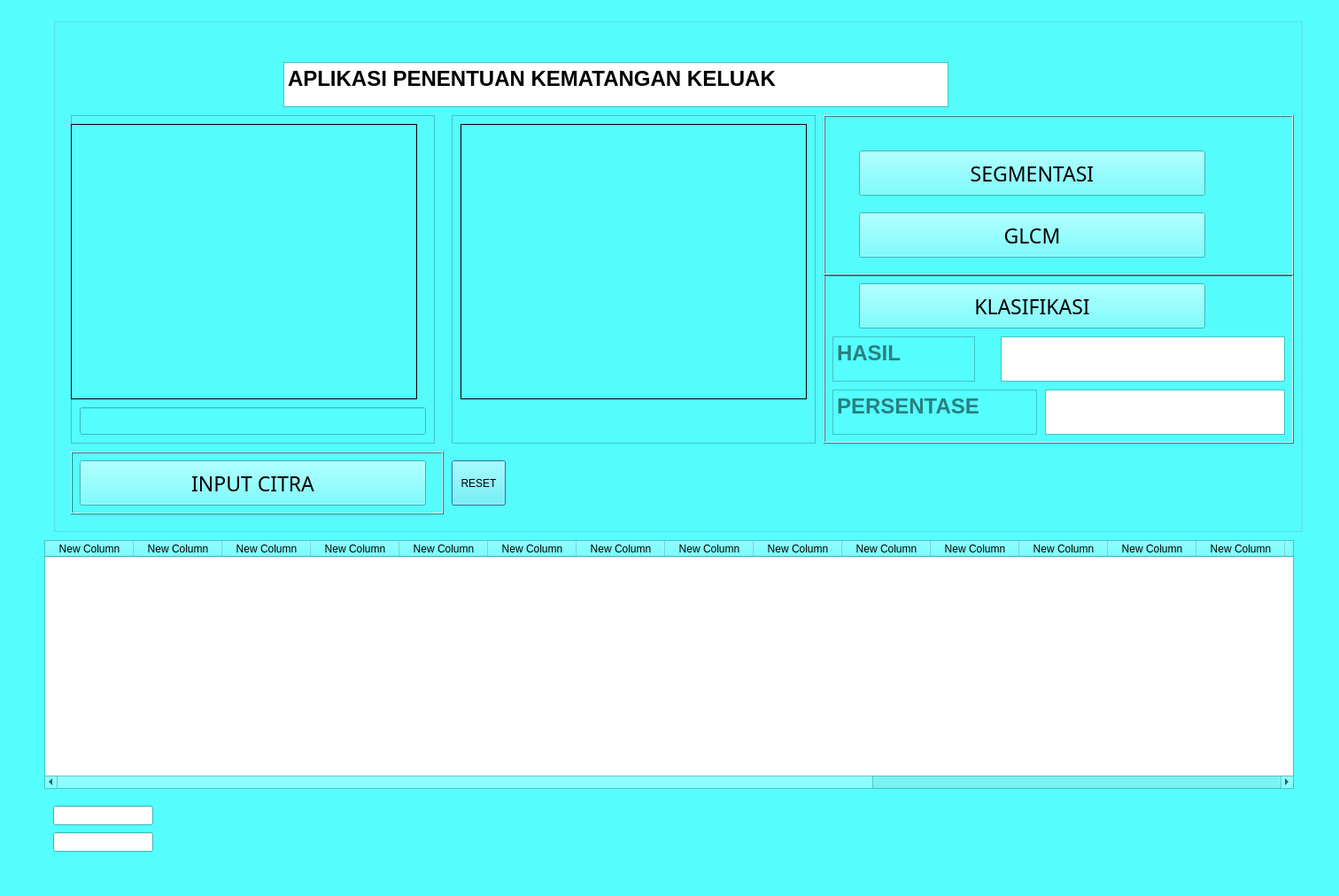
<?xml version="1.0" encoding="UTF-8"?>
<ui version="4.0">
 <class>menuklasifikasi</class>
 <widget class="QDialog" name="menuklasifikasi">
  <property name="windowModality">
   <enum>Qt::WindowModal</enum>
  </property>
  <property name="geometry">
   <rect>
    <x>0</x>
    <y>0</y>
    <width>1512</width>
    <height>1012</height>
   </rect>
  </property>
  <property name="sizePolicy">
   <sizepolicy hsizetype="Maximum" vsizetype="Maximum">
    <horstretch>0</horstretch>
    <verstretch>0</verstretch>
   </sizepolicy>
  </property>
  <property name="palette">
   <palette>
    <active>
     <colorrole role="WindowText">
      <brush brushstyle="SolidPattern">
       <color alpha="255">
        <red>0</red>
        <green>0</green>
        <blue>0</blue>
       </color>
      </brush>
     </colorrole>
     <colorrole role="Button">
      <brush brushstyle="SolidPattern">
       <color alpha="255">
        <red>85</red>
        <green>255</green>
        <blue>255</blue>
       </color>
      </brush>
     </colorrole>
     <colorrole role="Light">
      <brush brushstyle="SolidPattern">
       <color alpha="255">
        <red>213</red>
        <green>255</green>
        <blue>255</blue>
       </color>
      </brush>
     </colorrole>
     <colorrole role="Midlight">
      <brush brushstyle="SolidPattern">
       <color alpha="255">
        <red>149</red>
        <green>255</green>
        <blue>255</blue>
       </color>
      </brush>
     </colorrole>
     <colorrole role="Dark">
      <brush brushstyle="SolidPattern">
       <color alpha="255">
        <red>42</red>
        <green>127</green>
        <blue>127</blue>
       </color>
      </brush>
     </colorrole>
     <colorrole role="Mid">
      <brush brushstyle="SolidPattern">
       <color alpha="255">
        <red>56</red>
        <green>170</green>
        <blue>170</blue>
       </color>
      </brush>
     </colorrole>
     <colorrole role="Text">
      <brush brushstyle="SolidPattern">
       <color alpha="255">
        <red>0</red>
        <green>0</green>
        <blue>0</blue>
       </color>
      </brush>
     </colorrole>
     <colorrole role="BrightText">
      <brush brushstyle="SolidPattern">
       <color alpha="255">
        <red>255</red>
        <green>255</green>
        <blue>255</blue>
       </color>
      </brush>
     </colorrole>
     <colorrole role="ButtonText">
      <brush brushstyle="SolidPattern">
       <color alpha="255">
        <red>0</red>
        <green>0</green>
        <blue>0</blue>
       </color>
      </brush>
     </colorrole>
     <colorrole role="Base">
      <brush brushstyle="SolidPattern">
       <color alpha="255">
        <red>255</red>
        <green>255</green>
        <blue>255</blue>
       </color>
      </brush>
     </colorrole>
     <colorrole role="Window">
      <brush brushstyle="SolidPattern">
       <color alpha="255">
        <red>85</red>
        <green>255</green>
        <blue>255</blue>
       </color>
      </brush>
     </colorrole>
     <colorrole role="Shadow">
      <brush brushstyle="SolidPattern">
       <color alpha="255">
        <red>0</red>
        <green>0</green>
        <blue>0</blue>
       </color>
      </brush>
     </colorrole>
     <colorrole role="AlternateBase">
      <brush brushstyle="SolidPattern">
       <color alpha="255">
        <red>170</red>
        <green>255</green>
        <blue>255</blue>
       </color>
      </brush>
     </colorrole>
     <colorrole role="ToolTipBase">
      <brush brushstyle="SolidPattern">
       <color alpha="255">
        <red>255</red>
        <green>255</green>
        <blue>220</blue>
       </color>
      </brush>
     </colorrole>
     <colorrole role="ToolTipText">
      <brush brushstyle="SolidPattern">
       <color alpha="255">
        <red>0</red>
        <green>0</green>
        <blue>0</blue>
       </color>
      </brush>
     </colorrole>
    </active>
    <inactive>
     <colorrole role="WindowText">
      <brush brushstyle="SolidPattern">
       <color alpha="255">
        <red>0</red>
        <green>0</green>
        <blue>0</blue>
       </color>
      </brush>
     </colorrole>
     <colorrole role="Button">
      <brush brushstyle="SolidPattern">
       <color alpha="255">
        <red>85</red>
        <green>255</green>
        <blue>255</blue>
       </color>
      </brush>
     </colorrole>
     <colorrole role="Light">
      <brush brushstyle="SolidPattern">
       <color alpha="255">
        <red>213</red>
        <green>255</green>
        <blue>255</blue>
       </color>
      </brush>
     </colorrole>
     <colorrole role="Midlight">
      <brush brushstyle="SolidPattern">
       <color alpha="255">
        <red>149</red>
        <green>255</green>
        <blue>255</blue>
       </color>
      </brush>
     </colorrole>
     <colorrole role="Dark">
      <brush brushstyle="SolidPattern">
       <color alpha="255">
        <red>42</red>
        <green>127</green>
        <blue>127</blue>
       </color>
      </brush>
     </colorrole>
     <colorrole role="Mid">
      <brush brushstyle="SolidPattern">
       <color alpha="255">
        <red>56</red>
        <green>170</green>
        <blue>170</blue>
       </color>
      </brush>
     </colorrole>
     <colorrole role="Text">
      <brush brushstyle="SolidPattern">
       <color alpha="255">
        <red>0</red>
        <green>0</green>
        <blue>0</blue>
       </color>
      </brush>
     </colorrole>
     <colorrole role="BrightText">
      <brush brushstyle="SolidPattern">
       <color alpha="255">
        <red>255</red>
        <green>255</green>
        <blue>255</blue>
       </color>
      </brush>
     </colorrole>
     <colorrole role="ButtonText">
      <brush brushstyle="SolidPattern">
       <color alpha="255">
        <red>0</red>
        <green>0</green>
        <blue>0</blue>
       </color>
      </brush>
     </colorrole>
     <colorrole role="Base">
      <brush brushstyle="SolidPattern">
       <color alpha="255">
        <red>255</red>
        <green>255</green>
        <blue>255</blue>
       </color>
      </brush>
     </colorrole>
     <colorrole role="Window">
      <brush brushstyle="SolidPattern">
       <color alpha="255">
        <red>85</red>
        <green>255</green>
        <blue>255</blue>
       </color>
      </brush>
     </colorrole>
     <colorrole role="Shadow">
      <brush brushstyle="SolidPattern">
       <color alpha="255">
        <red>0</red>
        <green>0</green>
        <blue>0</blue>
       </color>
      </brush>
     </colorrole>
     <colorrole role="AlternateBase">
      <brush brushstyle="SolidPattern">
       <color alpha="255">
        <red>170</red>
        <green>255</green>
        <blue>255</blue>
       </color>
      </brush>
     </colorrole>
     <colorrole role="ToolTipBase">
      <brush brushstyle="SolidPattern">
       <color alpha="255">
        <red>255</red>
        <green>255</green>
        <blue>220</blue>
       </color>
      </brush>
     </colorrole>
     <colorrole role="ToolTipText">
      <brush brushstyle="SolidPattern">
       <color alpha="255">
        <red>0</red>
        <green>0</green>
        <blue>0</blue>
       </color>
      </brush>
     </colorrole>
    </inactive>
    <disabled>
     <colorrole role="WindowText">
      <brush brushstyle="SolidPattern">
       <color alpha="255">
        <red>42</red>
        <green>127</green>
        <blue>127</blue>
       </color>
      </brush>
     </colorrole>
     <colorrole role="Button">
      <brush brushstyle="SolidPattern">
       <color alpha="255">
        <red>85</red>
        <green>255</green>
        <blue>255</blue>
       </color>
      </brush>
     </colorrole>
     <colorrole role="Light">
      <brush brushstyle="SolidPattern">
       <color alpha="255">
        <red>213</red>
        <green>255</green>
        <blue>255</blue>
       </color>
      </brush>
     </colorrole>
     <colorrole role="Midlight">
      <brush brushstyle="SolidPattern">
       <color alpha="255">
        <red>149</red>
        <green>255</green>
        <blue>255</blue>
       </color>
      </brush>
     </colorrole>
     <colorrole role="Dark">
      <brush brushstyle="SolidPattern">
       <color alpha="255">
        <red>42</red>
        <green>127</green>
        <blue>127</blue>
       </color>
      </brush>
     </colorrole>
     <colorrole role="Mid">
      <brush brushstyle="SolidPattern">
       <color alpha="255">
        <red>56</red>
        <green>170</green>
        <blue>170</blue>
       </color>
      </brush>
     </colorrole>
     <colorrole role="Text">
      <brush brushstyle="SolidPattern">
       <color alpha="255">
        <red>42</red>
        <green>127</green>
        <blue>127</blue>
       </color>
      </brush>
     </colorrole>
     <colorrole role="BrightText">
      <brush brushstyle="SolidPattern">
       <color alpha="255">
        <red>255</red>
        <green>255</green>
        <blue>255</blue>
       </color>
      </brush>
     </colorrole>
     <colorrole role="ButtonText">
      <brush brushstyle="SolidPattern">
       <color alpha="255">
        <red>42</red>
        <green>127</green>
        <blue>127</blue>
       </color>
      </brush>
     </colorrole>
     <colorrole role="Base">
      <brush brushstyle="SolidPattern">
       <color alpha="255">
        <red>85</red>
        <green>255</green>
        <blue>255</blue>
       </color>
      </brush>
     </colorrole>
     <colorrole role="Window">
      <brush brushstyle="SolidPattern">
       <color alpha="255">
        <red>85</red>
        <green>255</green>
        <blue>255</blue>
       </color>
      </brush>
     </colorrole>
     <colorrole role="Shadow">
      <brush brushstyle="SolidPattern">
       <color alpha="255">
        <red>0</red>
        <green>0</green>
        <blue>0</blue>
       </color>
      </brush>
     </colorrole>
     <colorrole role="AlternateBase">
      <brush brushstyle="SolidPattern">
       <color alpha="255">
        <red>85</red>
        <green>255</green>
        <blue>255</blue>
       </color>
      </brush>
     </colorrole>
     <colorrole role="ToolTipBase">
      <brush brushstyle="SolidPattern">
       <color alpha="255">
        <red>255</red>
        <green>255</green>
        <blue>220</blue>
       </color>
      </brush>
     </colorrole>
     <colorrole role="ToolTipText">
      <brush brushstyle="SolidPattern">
       <color alpha="255">
        <red>0</red>
        <green>0</green>
        <blue>0</blue>
       </color>
      </brush>
     </colorrole>
    </disabled>
   </palette>
  </property>
  <property name="windowTitle">
   <string>Dialog</string>
  </property>
  <property name="autoFillBackground">
   <bool>true</bool>
  </property>
  <widget class="QLabel" name="label">
   <property name="geometry">
    <rect>
     <x>0</x>
     <y>0</y>
     <width>1531</width>
     <height>1021</height>
    </rect>
   </property>
   <property name="text">
    <string/>
   </property>
   <property name="pixmap">
    <pixmap>../../../../.designer/backup/background.jpg</pixmap>
   </property>
  </widget>
  <widget class="QGroupBox" name="groupBox">
   <property name="geometry">
    <rect>
     <x>60</x>
     <y>20</y>
     <width>1411</width>
     <height>581</height>
    </rect>
   </property>
   <property name="title">
    <string/>
   </property>
   <property name="flat">
    <bool>false</bool>
   </property>
   <property name="checkable">
    <bool>false</bool>
   </property>
   <widget class="QFrame" name="OutputGambar">
    <property name="geometry">
     <rect>
      <x>450</x>
      <y>110</y>
      <width>411</width>
      <height>371</height>
     </rect>
    </property>
    <property name="palette">
     <palette>
      <active>
       <colorrole role="WindowText">
        <brush brushstyle="SolidPattern">
         <color alpha="255">
          <red>0</red>
          <green>0</green>
          <blue>0</blue>
         </color>
        </brush>
       </colorrole>
       <colorrole role="Button">
        <brush brushstyle="SolidPattern">
         <color alpha="255">
          <red>85</red>
          <green>255</green>
          <blue>255</blue>
         </color>
        </brush>
       </colorrole>
       <colorrole role="Light">
        <brush brushstyle="SolidPattern">
         <color alpha="255">
          <red>255</red>
          <green>255</green>
          <blue>255</blue>
         </color>
        </brush>
       </colorrole>
       <colorrole role="Midlight">
        <brush brushstyle="SolidPattern">
         <color alpha="255">
          <red>255</red>
          <green>255</green>
          <blue>255</blue>
         </color>
        </brush>
       </colorrole>
       <colorrole role="Dark">
        <brush brushstyle="SolidPattern">
         <color alpha="255">
          <red>127</red>
          <green>127</green>
          <blue>127</blue>
         </color>
        </brush>
       </colorrole>
       <colorrole role="Mid">
        <brush brushstyle="SolidPattern">
         <color alpha="255">
          <red>170</red>
          <green>170</green>
          <blue>170</blue>
         </color>
        </brush>
       </colorrole>
       <colorrole role="Text">
        <brush brushstyle="SolidPattern">
         <color alpha="255">
          <red>0</red>
          <green>0</green>
          <blue>0</blue>
         </color>
        </brush>
       </colorrole>
       <colorrole role="BrightText">
        <brush brushstyle="SolidPattern">
         <color alpha="255">
          <red>255</red>
          <green>255</green>
          <blue>255</blue>
         </color>
        </brush>
       </colorrole>
       <colorrole role="ButtonText">
        <brush brushstyle="SolidPattern">
         <color alpha="255">
          <red>0</red>
          <green>0</green>
          <blue>0</blue>
         </color>
        </brush>
       </colorrole>
       <colorrole role="Base">
        <brush brushstyle="SolidPattern">
         <color alpha="255">
          <red>85</red>
          <green>255</green>
          <blue>255</blue>
         </color>
        </brush>
       </colorrole>
       <colorrole role="Window">
        <brush brushstyle="SolidPattern">
         <color alpha="255">
          <red>85</red>
          <green>255</green>
          <blue>255</blue>
         </color>
        </brush>
       </colorrole>
       <colorrole role="Shadow">
        <brush brushstyle="SolidPattern">
         <color alpha="255">
          <red>0</red>
          <green>0</green>
          <blue>0</blue>
         </color>
        </brush>
       </colorrole>
       <colorrole role="AlternateBase">
        <brush brushstyle="SolidPattern">
         <color alpha="255">
          <red>85</red>
          <green>255</green>
          <blue>255</blue>
         </color>
        </brush>
       </colorrole>
       <colorrole role="ToolTipBase">
        <brush brushstyle="SolidPattern">
         <color alpha="255">
          <red>255</red>
          <green>255</green>
          <blue>220</blue>
         </color>
        </brush>
       </colorrole>
       <colorrole role="ToolTipText">
        <brush brushstyle="SolidPattern">
         <color alpha="255">
          <red>0</red>
          <green>0</green>
          <blue>0</blue>
         </color>
        </brush>
       </colorrole>
      </active>
      <inactive>
       <colorrole role="WindowText">
        <brush brushstyle="SolidPattern">
         <color alpha="255">
          <red>0</red>
          <green>0</green>
          <blue>0</blue>
         </color>
        </brush>
       </colorrole>
       <colorrole role="Button">
        <brush brushstyle="SolidPattern">
         <color alpha="255">
          <red>85</red>
          <green>255</green>
          <blue>255</blue>
         </color>
        </brush>
       </colorrole>
       <colorrole role="Light">
        <brush brushstyle="SolidPattern">
         <color alpha="255">
          <red>255</red>
          <green>255</green>
          <blue>255</blue>
         </color>
        </brush>
       </colorrole>
       <colorrole role="Midlight">
        <brush brushstyle="SolidPattern">
         <color alpha="255">
          <red>255</red>
          <green>255</green>
          <blue>255</blue>
         </color>
        </brush>
       </colorrole>
       <colorrole role="Dark">
        <brush brushstyle="SolidPattern">
         <color alpha="255">
          <red>127</red>
          <green>127</green>
          <blue>127</blue>
         </color>
        </brush>
       </colorrole>
       <colorrole role="Mid">
        <brush brushstyle="SolidPattern">
         <color alpha="255">
          <red>170</red>
          <green>170</green>
          <blue>170</blue>
         </color>
        </brush>
       </colorrole>
       <colorrole role="Text">
        <brush brushstyle="SolidPattern">
         <color alpha="255">
          <red>0</red>
          <green>0</green>
          <blue>0</blue>
         </color>
        </brush>
       </colorrole>
       <colorrole role="BrightText">
        <brush brushstyle="SolidPattern">
         <color alpha="255">
          <red>255</red>
          <green>255</green>
          <blue>255</blue>
         </color>
        </brush>
       </colorrole>
       <colorrole role="ButtonText">
        <brush brushstyle="SolidPattern">
         <color alpha="255">
          <red>0</red>
          <green>0</green>
          <blue>0</blue>
         </color>
        </brush>
       </colorrole>
       <colorrole role="Base">
        <brush brushstyle="SolidPattern">
         <color alpha="255">
          <red>85</red>
          <green>255</green>
          <blue>255</blue>
         </color>
        </brush>
       </colorrole>
       <colorrole role="Window">
        <brush brushstyle="SolidPattern">
         <color alpha="255">
          <red>85</red>
          <green>255</green>
          <blue>255</blue>
         </color>
        </brush>
       </colorrole>
       <colorrole role="Shadow">
        <brush brushstyle="SolidPattern">
         <color alpha="255">
          <red>0</red>
          <green>0</green>
          <blue>0</blue>
         </color>
        </brush>
       </colorrole>
       <colorrole role="AlternateBase">
        <brush brushstyle="SolidPattern">
         <color alpha="255">
          <red>85</red>
          <green>255</green>
          <blue>255</blue>
         </color>
        </brush>
       </colorrole>
       <colorrole role="ToolTipBase">
        <brush brushstyle="SolidPattern">
         <color alpha="255">
          <red>255</red>
          <green>255</green>
          <blue>220</blue>
         </color>
        </brush>
       </colorrole>
       <colorrole role="ToolTipText">
        <brush brushstyle="SolidPattern">
         <color alpha="255">
          <red>0</red>
          <green>0</green>
          <blue>0</blue>
         </color>
        </brush>
       </colorrole>
      </inactive>
      <disabled>
       <colorrole role="WindowText">
        <brush brushstyle="SolidPattern">
         <color alpha="255">
          <red>127</red>
          <green>127</green>
          <blue>127</blue>
         </color>
        </brush>
       </colorrole>
       <colorrole role="Button">
        <brush brushstyle="SolidPattern">
         <color alpha="255">
          <red>85</red>
          <green>255</green>
          <blue>255</blue>
         </color>
        </brush>
       </colorrole>
       <colorrole role="Light">
        <brush brushstyle="SolidPattern">
         <color alpha="255">
          <red>255</red>
          <green>255</green>
          <blue>255</blue>
         </color>
        </brush>
       </colorrole>
       <colorrole role="Midlight">
        <brush brushstyle="SolidPattern">
         <color alpha="255">
          <red>255</red>
          <green>255</green>
          <blue>255</blue>
         </color>
        </brush>
       </colorrole>
       <colorrole role="Dark">
        <brush brushstyle="SolidPattern">
         <color alpha="255">
          <red>127</red>
          <green>127</green>
          <blue>127</blue>
         </color>
        </brush>
       </colorrole>
       <colorrole role="Mid">
        <brush brushstyle="SolidPattern">
         <color alpha="255">
          <red>170</red>
          <green>170</green>
          <blue>170</blue>
         </color>
        </brush>
       </colorrole>
       <colorrole role="Text">
        <brush brushstyle="SolidPattern">
         <color alpha="255">
          <red>127</red>
          <green>127</green>
          <blue>127</blue>
         </color>
        </brush>
       </colorrole>
       <colorrole role="BrightText">
        <brush brushstyle="SolidPattern">
         <color alpha="255">
          <red>255</red>
          <green>255</green>
          <blue>255</blue>
         </color>
        </brush>
       </colorrole>
       <colorrole role="ButtonText">
        <brush brushstyle="SolidPattern">
         <color alpha="255">
          <red>127</red>
          <green>127</green>
          <blue>127</blue>
         </color>
        </brush>
       </colorrole>
       <colorrole role="Base">
        <brush brushstyle="SolidPattern">
         <color alpha="255">
          <red>85</red>
          <green>255</green>
          <blue>255</blue>
         </color>
        </brush>
       </colorrole>
       <colorrole role="Window">
        <brush brushstyle="SolidPattern">
         <color alpha="255">
          <red>85</red>
          <green>255</green>
          <blue>255</blue>
         </color>
        </brush>
       </colorrole>
       <colorrole role="Shadow">
        <brush brushstyle="SolidPattern">
         <color alpha="255">
          <red>0</red>
          <green>0</green>
          <blue>0</blue>
         </color>
        </brush>
       </colorrole>
       <colorrole role="AlternateBase">
        <brush brushstyle="SolidPattern">
         <color alpha="255">
          <red>85</red>
          <green>255</green>
          <blue>255</blue>
         </color>
        </brush>
       </colorrole>
       <colorrole role="ToolTipBase">
        <brush brushstyle="SolidPattern">
         <color alpha="255">
          <red>255</red>
          <green>255</green>
          <blue>220</blue>
         </color>
        </brush>
       </colorrole>
       <colorrole role="ToolTipText">
        <brush brushstyle="SolidPattern">
         <color alpha="255">
          <red>0</red>
          <green>0</green>
          <blue>0</blue>
         </color>
        </brush>
       </colorrole>
      </disabled>
     </palette>
    </property>
    <property name="accessibleName">
     <string/>
    </property>
    <property name="autoFillBackground">
     <bool>false</bool>
    </property>
    <property name="frameShape">
     <enum>QFrame::StyledPanel</enum>
    </property>
    <property name="frameShadow">
     <enum>QFrame::Raised</enum>
    </property>
    <widget class="QLabel" name="imgLabel2">
     <property name="enabled">
      <bool>true</bool>
     </property>
     <property name="geometry">
      <rect>
       <x>10</x>
       <y>10</y>
       <width>391</width>
       <height>311</height>
      </rect>
     </property>
     <property name="frameShape">
      <enum>QFrame::Box</enum>
     </property>
     <property name="text">
      <string/>
     </property>
     <property name="scaledContents">
      <bool>true</bool>
     </property>
    </widget>
   </widget>
   <widget class="QPushButton" name="reset">
    <property name="geometry">
     <rect>
      <x>450</x>
      <y>500</y>
      <width>61</width>
      <height>51</height>
     </rect>
    </property>
    <property name="text">
     <string>RESET</string>
    </property>
   </widget>
   <widget class="QFrame" name="frame">
    <property name="geometry">
     <rect>
      <x>20</x>
      <y>490</y>
      <width>421</width>
      <height>71</height>
     </rect>
    </property>
    <property name="frameShape">
     <enum>QFrame::Box</enum>
    </property>
    <property name="frameShadow">
     <enum>QFrame::Raised</enum>
    </property>
    <widget class="QPushButton" name="inputcitra">
     <property name="geometry">
      <rect>
       <x>10</x>
       <y>10</y>
       <width>391</width>
       <height>51</height>
      </rect>
     </property>
     <property name="font">
      <font>
       <family>Bernard MT Condensed</family>
       <pointsize>17</pointsize>
       <weight>50</weight>
       <italic>false</italic>
       <bold>false</bold>
      </font>
     </property>
     <property name="text">
      <string>INPUT CITRA</string>
     </property>
     <property name="checkable">
      <bool>false</bool>
     </property>
    </widget>
   </widget>
   <widget class="QFrame" name="frame_2">
    <property name="geometry">
     <rect>
      <x>870</x>
      <y>290</y>
      <width>531</width>
      <height>191</height>
     </rect>
    </property>
    <property name="frameShape">
     <enum>QFrame::Box</enum>
    </property>
    <property name="frameShadow">
     <enum>QFrame::Raised</enum>
    </property>
    <widget class="QPushButton" name="hasil_knn">
     <property name="geometry">
      <rect>
       <x>40</x>
       <y>10</y>
       <width>391</width>
       <height>51</height>
      </rect>
     </property>
     <property name="font">
      <font>
       <family>Bernard MT Condensed</family>
       <pointsize>17</pointsize>
      </font>
     </property>
     <property name="text">
      <string>KLASIFIKASI</string>
     </property>
    </widget>
    <widget class="QTextEdit" name="textEdit_2">
     <property name="geometry">
      <rect>
       <x>200</x>
       <y>70</y>
       <width>321</width>
       <height>51</height>
      </rect>
     </property>
     <property name="font">
      <font>
       <family>Bernard MT Condensed</family>
       <pointsize>17</pointsize>
      </font>
     </property>
    </widget>
    <widget class="QTextEdit" name="akurasi">
     <property name="geometry">
      <rect>
       <x>250</x>
       <y>130</y>
       <width>271</width>
       <height>51</height>
      </rect>
     </property>
     <property name="font">
      <font>
       <family>Bernard MT Condensed</family>
       <pointsize>17</pointsize>
      </font>
     </property>
    </widget>
    <widget class="QTextEdit" name="textEdit_3">
     <property name="enabled">
      <bool>false</bool>
     </property>
     <property name="geometry">
      <rect>
       <x>10</x>
       <y>70</y>
       <width>161</width>
       <height>51</height>
      </rect>
     </property>
     <property name="font">
      <font>
       <pointsize>18</pointsize>
       <weight>50</weight>
       <bold>false</bold>
      </font>
     </property>
     <property name="autoFillBackground">
      <bool>true</bool>
     </property>
     <property name="html">
      <string>&lt;!DOCTYPE HTML PUBLIC &quot;-//W3C//DTD HTML 4.0//EN&quot; &quot;http://www.w3.org/TR/REC-html40/strict.dtd&quot;&gt;
&lt;html&gt;&lt;head&gt;&lt;meta name=&quot;qrichtext&quot; content=&quot;1&quot; /&gt;&lt;style type=&quot;text/css&quot;&gt;
p, li { white-space: pre-wrap; }
&lt;/style&gt;&lt;/head&gt;&lt;body style=&quot; font-family:'MS Shell Dlg 2'; font-size:18pt; font-weight:400; font-style:normal;&quot;&gt;
&lt;p style=&quot; margin-top:0px; margin-bottom:0px; margin-left:0px; margin-right:0px; -qt-block-indent:0; text-indent:0px;&quot;&gt;&lt;span style=&quot; font-weight:600;&quot;&gt;HASIL&lt;/span&gt;&lt;/p&gt;&lt;/body&gt;&lt;/html&gt;</string>
     </property>
    </widget>
    <widget class="QTextEdit" name="textEdit_4">
     <property name="enabled">
      <bool>false</bool>
     </property>
     <property name="geometry">
      <rect>
       <x>10</x>
       <y>130</y>
       <width>231</width>
       <height>51</height>
      </rect>
     </property>
     <property name="font">
      <font>
       <pointsize>18</pointsize>
       <weight>50</weight>
       <bold>false</bold>
      </font>
     </property>
     <property name="autoFillBackground">
      <bool>true</bool>
     </property>
     <property name="html">
      <string>&lt;!DOCTYPE HTML PUBLIC &quot;-//W3C//DTD HTML 4.0//EN&quot; &quot;http://www.w3.org/TR/REC-html40/strict.dtd&quot;&gt;
&lt;html&gt;&lt;head&gt;&lt;meta name=&quot;qrichtext&quot; content=&quot;1&quot; /&gt;&lt;style type=&quot;text/css&quot;&gt;
p, li { white-space: pre-wrap; }
&lt;/style&gt;&lt;/head&gt;&lt;body style=&quot; font-family:'MS Shell Dlg 2'; font-size:18pt; font-weight:400; font-style:normal;&quot;&gt;
&lt;p style=&quot; margin-top:0px; margin-bottom:0px; margin-left:0px; margin-right:0px; -qt-block-indent:0; text-indent:0px;&quot;&gt;&lt;span style=&quot; font-weight:600;&quot;&gt;PERSENTASE&lt;/span&gt;&lt;/p&gt;&lt;/body&gt;&lt;/html&gt;</string>
     </property>
    </widget>
   </widget>
   <widget class="QFrame" name="InputGambar">
    <property name="geometry">
     <rect>
      <x>20</x>
      <y>110</y>
      <width>411</width>
      <height>371</height>
     </rect>
    </property>
    <property name="palette">
     <palette>
      <active>
       <colorrole role="WindowText">
        <brush brushstyle="SolidPattern">
         <color alpha="255">
          <red>0</red>
          <green>0</green>
          <blue>0</blue>
         </color>
        </brush>
       </colorrole>
       <colorrole role="Button">
        <brush brushstyle="SolidPattern">
         <color alpha="255">
          <red>85</red>
          <green>255</green>
          <blue>255</blue>
         </color>
        </brush>
       </colorrole>
       <colorrole role="Light">
        <brush brushstyle="SolidPattern">
         <color alpha="255">
          <red>255</red>
          <green>255</green>
          <blue>255</blue>
         </color>
        </brush>
       </colorrole>
       <colorrole role="Midlight">
        <brush brushstyle="SolidPattern">
         <color alpha="255">
          <red>255</red>
          <green>255</green>
          <blue>255</blue>
         </color>
        </brush>
       </colorrole>
       <colorrole role="Dark">
        <brush brushstyle="SolidPattern">
         <color alpha="255">
          <red>127</red>
          <green>127</green>
          <blue>127</blue>
         </color>
        </brush>
       </colorrole>
       <colorrole role="Mid">
        <brush brushstyle="SolidPattern">
         <color alpha="255">
          <red>170</red>
          <green>170</green>
          <blue>170</blue>
         </color>
        </brush>
       </colorrole>
       <colorrole role="Text">
        <brush brushstyle="SolidPattern">
         <color alpha="255">
          <red>0</red>
          <green>0</green>
          <blue>0</blue>
         </color>
        </brush>
       </colorrole>
       <colorrole role="BrightText">
        <brush brushstyle="SolidPattern">
         <color alpha="255">
          <red>255</red>
          <green>255</green>
          <blue>255</blue>
         </color>
        </brush>
       </colorrole>
       <colorrole role="ButtonText">
        <brush brushstyle="SolidPattern">
         <color alpha="255">
          <red>0</red>
          <green>0</green>
          <blue>0</blue>
         </color>
        </brush>
       </colorrole>
       <colorrole role="Base">
        <brush brushstyle="SolidPattern">
         <color alpha="255">
          <red>85</red>
          <green>255</green>
          <blue>255</blue>
         </color>
        </brush>
       </colorrole>
       <colorrole role="Window">
        <brush brushstyle="SolidPattern">
         <color alpha="255">
          <red>85</red>
          <green>255</green>
          <blue>255</blue>
         </color>
        </brush>
       </colorrole>
       <colorrole role="Shadow">
        <brush brushstyle="SolidPattern">
         <color alpha="255">
          <red>0</red>
          <green>0</green>
          <blue>0</blue>
         </color>
        </brush>
       </colorrole>
       <colorrole role="AlternateBase">
        <brush brushstyle="SolidPattern">
         <color alpha="255">
          <red>85</red>
          <green>255</green>
          <blue>255</blue>
         </color>
        </brush>
       </colorrole>
       <colorrole role="ToolTipBase">
        <brush brushstyle="SolidPattern">
         <color alpha="255">
          <red>255</red>
          <green>255</green>
          <blue>220</blue>
         </color>
        </brush>
       </colorrole>
       <colorrole role="ToolTipText">
        <brush brushstyle="SolidPattern">
         <color alpha="255">
          <red>0</red>
          <green>0</green>
          <blue>0</blue>
         </color>
        </brush>
       </colorrole>
      </active>
      <inactive>
       <colorrole role="WindowText">
        <brush brushstyle="SolidPattern">
         <color alpha="255">
          <red>0</red>
          <green>0</green>
          <blue>0</blue>
         </color>
        </brush>
       </colorrole>
       <colorrole role="Button">
        <brush brushstyle="SolidPattern">
         <color alpha="255">
          <red>85</red>
          <green>255</green>
          <blue>255</blue>
         </color>
        </brush>
       </colorrole>
       <colorrole role="Light">
        <brush brushstyle="SolidPattern">
         <color alpha="255">
          <red>255</red>
          <green>255</green>
          <blue>255</blue>
         </color>
        </brush>
       </colorrole>
       <colorrole role="Midlight">
        <brush brushstyle="SolidPattern">
         <color alpha="255">
          <red>255</red>
          <green>255</green>
          <blue>255</blue>
         </color>
        </brush>
       </colorrole>
       <colorrole role="Dark">
        <brush brushstyle="SolidPattern">
         <color alpha="255">
          <red>127</red>
          <green>127</green>
          <blue>127</blue>
         </color>
        </brush>
       </colorrole>
       <colorrole role="Mid">
        <brush brushstyle="SolidPattern">
         <color alpha="255">
          <red>170</red>
          <green>170</green>
          <blue>170</blue>
         </color>
        </brush>
       </colorrole>
       <colorrole role="Text">
        <brush brushstyle="SolidPattern">
         <color alpha="255">
          <red>0</red>
          <green>0</green>
          <blue>0</blue>
         </color>
        </brush>
       </colorrole>
       <colorrole role="BrightText">
        <brush brushstyle="SolidPattern">
         <color alpha="255">
          <red>255</red>
          <green>255</green>
          <blue>255</blue>
         </color>
        </brush>
       </colorrole>
       <colorrole role="ButtonText">
        <brush brushstyle="SolidPattern">
         <color alpha="255">
          <red>0</red>
          <green>0</green>
          <blue>0</blue>
         </color>
        </brush>
       </colorrole>
       <colorrole role="Base">
        <brush brushstyle="SolidPattern">
         <color alpha="255">
          <red>85</red>
          <green>255</green>
          <blue>255</blue>
         </color>
        </brush>
       </colorrole>
       <colorrole role="Window">
        <brush brushstyle="SolidPattern">
         <color alpha="255">
          <red>85</red>
          <green>255</green>
          <blue>255</blue>
         </color>
        </brush>
       </colorrole>
       <colorrole role="Shadow">
        <brush brushstyle="SolidPattern">
         <color alpha="255">
          <red>0</red>
          <green>0</green>
          <blue>0</blue>
         </color>
        </brush>
       </colorrole>
       <colorrole role="AlternateBase">
        <brush brushstyle="SolidPattern">
         <color alpha="255">
          <red>85</red>
          <green>255</green>
          <blue>255</blue>
         </color>
        </brush>
       </colorrole>
       <colorrole role="ToolTipBase">
        <brush brushstyle="SolidPattern">
         <color alpha="255">
          <red>255</red>
          <green>255</green>
          <blue>220</blue>
         </color>
        </brush>
       </colorrole>
       <colorrole role="ToolTipText">
        <brush brushstyle="SolidPattern">
         <color alpha="255">
          <red>0</red>
          <green>0</green>
          <blue>0</blue>
         </color>
        </brush>
       </colorrole>
      </inactive>
      <disabled>
       <colorrole role="WindowText">
        <brush brushstyle="SolidPattern">
         <color alpha="255">
          <red>127</red>
          <green>127</green>
          <blue>127</blue>
         </color>
        </brush>
       </colorrole>
       <colorrole role="Button">
        <brush brushstyle="SolidPattern">
         <color alpha="255">
          <red>85</red>
          <green>255</green>
          <blue>255</blue>
         </color>
        </brush>
       </colorrole>
       <colorrole role="Light">
        <brush brushstyle="SolidPattern">
         <color alpha="255">
          <red>255</red>
          <green>255</green>
          <blue>255</blue>
         </color>
        </brush>
       </colorrole>
       <colorrole role="Midlight">
        <brush brushstyle="SolidPattern">
         <color alpha="255">
          <red>255</red>
          <green>255</green>
          <blue>255</blue>
         </color>
        </brush>
       </colorrole>
       <colorrole role="Dark">
        <brush brushstyle="SolidPattern">
         <color alpha="255">
          <red>127</red>
          <green>127</green>
          <blue>127</blue>
         </color>
        </brush>
       </colorrole>
       <colorrole role="Mid">
        <brush brushstyle="SolidPattern">
         <color alpha="255">
          <red>170</red>
          <green>170</green>
          <blue>170</blue>
         </color>
        </brush>
       </colorrole>
       <colorrole role="Text">
        <brush brushstyle="SolidPattern">
         <color alpha="255">
          <red>127</red>
          <green>127</green>
          <blue>127</blue>
         </color>
        </brush>
       </colorrole>
       <colorrole role="BrightText">
        <brush brushstyle="SolidPattern">
         <color alpha="255">
          <red>255</red>
          <green>255</green>
          <blue>255</blue>
         </color>
        </brush>
       </colorrole>
       <colorrole role="ButtonText">
        <brush brushstyle="SolidPattern">
         <color alpha="255">
          <red>127</red>
          <green>127</green>
          <blue>127</blue>
         </color>
        </brush>
       </colorrole>
       <colorrole role="Base">
        <brush brushstyle="SolidPattern">
         <color alpha="255">
          <red>85</red>
          <green>255</green>
          <blue>255</blue>
         </color>
        </brush>
       </colorrole>
       <colorrole role="Window">
        <brush brushstyle="SolidPattern">
         <color alpha="255">
          <red>85</red>
          <green>255</green>
          <blue>255</blue>
         </color>
        </brush>
       </colorrole>
       <colorrole role="Shadow">
        <brush brushstyle="SolidPattern">
         <color alpha="255">
          <red>0</red>
          <green>0</green>
          <blue>0</blue>
         </color>
        </brush>
       </colorrole>
       <colorrole role="AlternateBase">
        <brush brushstyle="SolidPattern">
         <color alpha="255">
          <red>85</red>
          <green>255</green>
          <blue>255</blue>
         </color>
        </brush>
       </colorrole>
       <colorrole role="ToolTipBase">
        <brush brushstyle="SolidPattern">
         <color alpha="255">
          <red>255</red>
          <green>255</green>
          <blue>220</blue>
         </color>
        </brush>
       </colorrole>
       <colorrole role="ToolTipText">
        <brush brushstyle="SolidPattern">
         <color alpha="255">
          <red>0</red>
          <green>0</green>
          <blue>0</blue>
         </color>
        </brush>
       </colorrole>
      </disabled>
     </palette>
    </property>
    <property name="accessibleName">
     <string/>
    </property>
    <property name="autoFillBackground">
     <bool>false</bool>
    </property>
    <property name="frameShape">
     <enum>QFrame::StyledPanel</enum>
    </property>
    <property name="frameShadow">
     <enum>QFrame::Raised</enum>
    </property>
    <widget class="QLabel" name="imgLabel">
     <property name="geometry">
      <rect>
       <x>0</x>
       <y>10</y>
       <width>391</width>
       <height>311</height>
      </rect>
     </property>
     <property name="frameShape">
      <enum>QFrame::Box</enum>
     </property>
     <property name="text">
      <string/>
     </property>
     <property name="scaledContents">
      <bool>true</bool>
     </property>
    </widget>
    <widget class="QLineEdit" name="fNama">
     <property name="geometry">
      <rect>
       <x>10</x>
       <y>330</y>
       <width>391</width>
       <height>31</height>
      </rect>
     </property>
     <property name="font">
      <font>
       <pointsize>12</pointsize>
      </font>
     </property>
    </widget>
   </widget>
   <widget class="QTextEdit" name="textEdit">
    <property name="enabled">
     <bool>true</bool>
    </property>
    <property name="geometry">
     <rect>
      <x>260</x>
      <y>50</y>
      <width>751</width>
      <height>51</height>
     </rect>
    </property>
    <property name="font">
     <font>
      <weight>75</weight>
      <italic>false</italic>
      <bold>true</bold>
     </font>
    </property>
    <property name="autoFillBackground">
     <bool>true</bool>
    </property>
    <property name="html">
     <string>&lt;!DOCTYPE HTML PUBLIC &quot;-//W3C//DTD HTML 4.0//EN&quot; &quot;http://www.w3.org/TR/REC-html40/strict.dtd&quot;&gt;
&lt;html&gt;&lt;head&gt;&lt;meta name=&quot;qrichtext&quot; content=&quot;1&quot; /&gt;&lt;style type=&quot;text/css&quot;&gt;
p, li { white-space: pre-wrap; }
&lt;/style&gt;&lt;/head&gt;&lt;body style=&quot; font-family:'MS Shell Dlg 2'; font-size:7.8pt; font-weight:600; font-style:normal;&quot;&gt;
&lt;p style=&quot; margin-top:0px; margin-bottom:0px; margin-left:0px; margin-right:0px; -qt-block-indent:0; text-indent:0px;&quot;&gt;&lt;span style=&quot; font-size:18pt;&quot;&gt;APLIKASI PENENTUAN KEMATANGAN KELUAK&lt;/span&gt;&lt;/p&gt;&lt;/body&gt;&lt;/html&gt;</string>
    </property>
   </widget>
   <widget class="QFrame" name="frame_3">
    <property name="geometry">
     <rect>
      <x>870</x>
      <y>110</y>
      <width>531</width>
      <height>181</height>
     </rect>
    </property>
    <property name="frameShape">
     <enum>QFrame::Box</enum>
    </property>
    <property name="frameShadow">
     <enum>QFrame::Raised</enum>
    </property>
    <widget class="QPushButton" name="segmentasi">
     <property name="geometry">
      <rect>
       <x>40</x>
       <y>40</y>
       <width>391</width>
       <height>51</height>
      </rect>
     </property>
     <property name="font">
      <font>
       <family>Bernard MT Condensed</family>
       <pointsize>17</pointsize>
      </font>
     </property>
     <property name="text">
      <string>SEGMENTASI</string>
     </property>
    </widget>
    <widget class="QPushButton" name="glcm">
     <property name="geometry">
      <rect>
       <x>40</x>
       <y>110</y>
       <width>391</width>
       <height>51</height>
      </rect>
     </property>
     <property name="font">
      <font>
       <family>Bernard MT Condensed</family>
       <pointsize>17</pointsize>
      </font>
     </property>
     <property name="text">
      <string>GLCM</string>
     </property>
    </widget>
   </widget>
  </widget>
  <widget class="QTableWidget" name="tableWidget">
   <property name="geometry">
    <rect>
     <x>50</x>
     <y>610</y>
     <width>1411</width>
     <height>281</height>
    </rect>
   </property>
   <property name="gridStyle">
    <enum>Qt::DashLine</enum>
   </property>
   <column>
    <property name="text">
     <string>New Column</string>
    </property>
   </column>
   <column>
    <property name="text">
     <string>New Column</string>
    </property>
   </column>
   <column>
    <property name="text">
     <string>New Column</string>
    </property>
   </column>
   <column>
    <property name="text">
     <string>New Column</string>
    </property>
   </column>
   <column>
    <property name="text">
     <string>New Column</string>
    </property>
   </column>
   <column>
    <property name="text">
     <string>New Column</string>
    </property>
   </column>
   <column>
    <property name="text">
     <string>New Column</string>
    </property>
   </column>
   <column>
    <property name="text">
     <string>New Column</string>
    </property>
   </column>
   <column>
    <property name="text">
     <string>New Column</string>
    </property>
   </column>
   <column>
    <property name="text">
     <string>New Column</string>
    </property>
   </column>
   <column>
    <property name="text">
     <string>New Column</string>
    </property>
   </column>
   <column>
    <property name="text">
     <string>New Column</string>
    </property>
   </column>
   <column>
    <property name="text">
     <string>New Column</string>
    </property>
   </column>
   <column>
    <property name="text">
     <string>New Column</string>
    </property>
   </column>
   <column>
    <property name="text">
     <string>New Column</string>
    </property>
   </column>
   <column>
    <property name="text">
     <string>New Column</string>
    </property>
   </column>
   <column>
    <property name="text">
     <string>New Column</string>
    </property>
   </column>
   <column>
    <property name="text">
     <string>New Column</string>
    </property>
   </column>
   <column>
    <property name="text">
     <string>New Column</string>
    </property>
   </column>
   <column>
    <property name="text">
     <string>New Column</string>
    </property>
   </column>
   <column>
    <property name="text">
     <string>New Column</string>
    </property>
   </column>
  </widget>
  <widget class="QLineEdit" name="lineEditDb">
   <property name="geometry">
    <rect>
     <x>60</x>
     <y>910</y>
     <width>113</width>
     <height>22</height>
    </rect>
   </property>
  </widget>
  <widget class="QLineEdit" name="lineEditTable">
   <property name="geometry">
    <rect>
     <x>60</x>
     <y>940</y>
     <width>113</width>
     <height>22</height>
    </rect>
   </property>
  </widget>
 </widget>
 <resources/>
 <connections/>
</ui>
